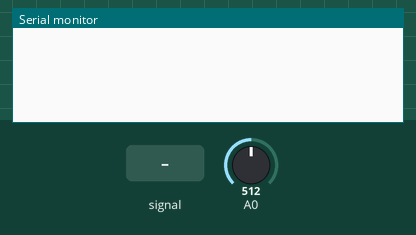
This sketch was run on a simulated Arduino Uno, built with avr-gcc and run on an emulated ATmega328P. On the bench: the last lines printed to the serial monitor. Inputs (shaded band) come from the test bench; at power-on: A0 = 512.

Above: at 1.2 s.
1.3 s: A0 fed a 200 Hz sine of ±255 counts around its level
At 1.9 s:
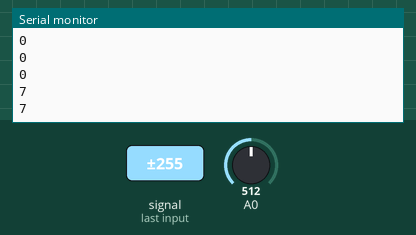
2.8 s: A0 fed a 1000 Hz sine of ±255 counts around its level
At 2.99 s:
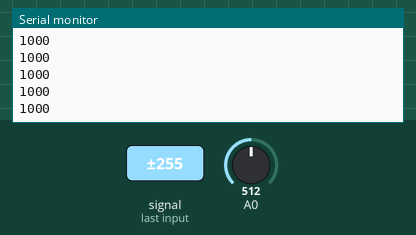
Timing chart, 0 to 5.8 s (numbered marks = the images above; inputs shaded):
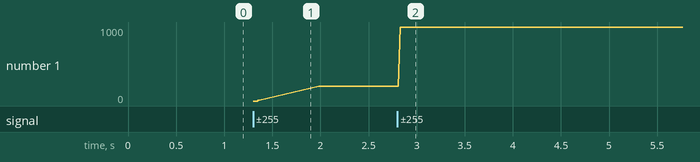

The sketch:

reciprocal_via_timer2.ino
```cpp
// アナログ入力とタイマ#2を用いた逆数式周波数測定
// デジタル入力の外部割り込みを利用する方法と異なり、振幅の情報も利用できるので
// 無音とみなすレベルの小さい入力を無視することも可能
//
// ATmega328Pの場合、
// analogRead()はデフォルトの分周比128では100u秒以上要するが、
// 分周比を16程度にすることで（測定精度を犠牲にして）約15u秒程度に短縮可能
// 参考：
// https://garchiving.com/speeding-up-analogread/
// https://garretlab.web.fc2.com/arduino/inside/hardware/arduino/avr/cores/arduino/wiring_analog.c/analogRead.html
//
// テストに利用できる正弦波発生サイト：
// https://tomari.org/main/java/audioapi/audio_osc2.html
// https://www.pg-fl.jp/music/hzmaker.htm

#include <FlexiTimer2.h>

const int F_RES = 10000;        // タイマ割り込みの生起周波数（Hz）
const double T_RES = 1.0/F_RES; // タイマ割り込みの生起周期（秒）
const int N_ACC = 10;           // 何周期分累積して計測するか
const int THRESHOLD = 92;       // このしきい値以下は無音とみなす
#define LOUD_ENOUGH (abs(a)>=THRESHOLD)

volatile int freq; // 最後に計算された周波数（Hz）
volatile int a;    // 最後に計測したA0の値（-512〜511）


void count_period() {
  static int n = 0;        // （リセット以降に）count_period()が呼ばれた回数
  static int n_period = 0; // （リセット以降に）観測した周期の開始の回数
  static int last_a = analogRead(A0)-512; // 前回count_period()が呼ばれたときのA0の計測値（-512〜511）

  n++;
  a = analogRead(A0)-512;
  if (last_a<0 && a>0) n_period++; // 周期の開始（RISING）を観測

  // 所定の累積回数に達していれば周波数を計算
  if (n_period==N_ACC) {
    freq = ((long)F_RES*N_ACC)/n;
    n = n_period = 0;
  }
  last_a = a;
}


void setup() {
  ADCSRA &= 0xf8; // 下位3ビットを一旦クリア（もともとは128分周なので下3ビットは111のはず）
  ADCSRA |= 0x03; // 下位3ビットに011を書き込んでクロックを8分周

  Serial.begin(115200);

  // 周期T_RES秒でタイマ割り込みを発生
  FlexiTimer2::set(1, T_RES, count_period);
  FlexiTimer2::start();

  a = analogRead(A0)-512;
}


void loop() {
  if (LOUD_ENOUGH) {
    //Serial.print(a);
    //Serial.print(",");
    Serial.println(freq);
  }
  delay(10);
}
```

Measured:
- after the input at 1.3 s, the serial monitor: prints a new line at once (image 1)
- after the input at 2.8 s, the serial monitor: prints a new line at once (image 2)
- plotted number 1: 200 → 1000 after the input at 2.8 s
